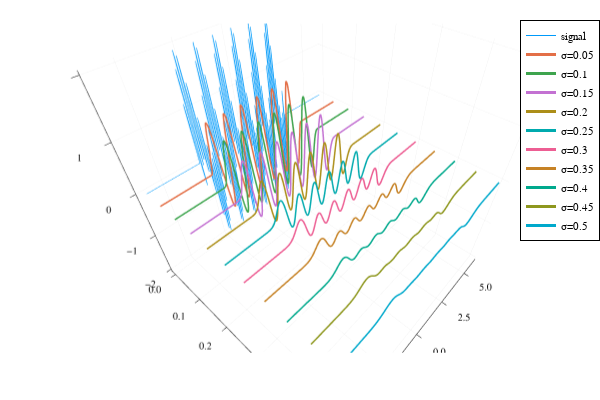

The notebook cell this image was saved under:
### Markdown cell above
From this plot, we can see the new signal $s_1$ is smoother that origin signal as expected.

Now, let's see the effect of $\sigma$ on $(s*r)(x)$ with other value.

Change the value of $\sigma$ from small to big and do the convolution to generate new signal. I plot them in 3D.

### Code cell
plotly()
xs = -6:0.01:6
len = length(xs)
plot(zeros(len),xs,s.(xs),label="signal")

for σ in 0.05:0.05:0.5
    s₁(x) = convolution(s,x->r(x;σ=σ),(-6,6);n=1000)(x)
    σs = σ.*ones(len)
    plot!(σs,xs,s₁.(xs),label="σ=$σ",lw=3)
end

ylabel!("x")
xlabel!("σ")

### Figure 1 — Plotly figure (JSON) as saved in the notebook; plotly's stock layout.template omitted (floating-point values rounded to 4 significant figures; data arrays with more than 128 entries replaced by an {"elided": "..."} marker saying what was removed)
{"data": [{"colorbar": {"title": {"text": ""}}, "legendgroup": "signal", "line": {"color": "rgba(0, 154, 250, 1.000)", "dash": "solid", "shape": "linear", "width": 1}, "mode": "lines", "name": "signal", "scene": "scene", "showlegend": true, "type": "scatter3d", "x": {"elided": "1201 int values"}, "xaxis": "x", "y": {"elided": "1201 float values"}, "yaxis": "y", "z": {"elided": "1201 float values"}, "zaxis": "z", "zmax": null, "zmin": null}, {"colorbar": {"title": {"text": ""}}, "legendgroup": "σ=0.05", "line": {"color": "rgba(227, 111, 71, 1.000)", "dash": "solid", "shape": "linear", "width": 3}, "mode": "lines", "name": "σ=0.05", "scene": "scene", "showlegend": true, "type": "scatter3d", "x": {"elided": "1201 float values"}, "xaxis": "x", "y": {"elided": "1201 float values"}, "yaxis": "y", "z": {"elided": "1201 float values"}, "zaxis": "z", "zmax": null, "zmin": null}, {"colorbar": {"title": {"text": ""}}, "legendgroup": "σ=0.1", "line": {"color": "rgba(62, 164, 78, 1.000)", "dash": "solid", "shape": "linear", "width": 3}, "mode": "lines", "name": "σ=0.1", "scene": "scene", "showlegend": true, "type": "scatter3d", "x": {"elided": "1201 float values"}, "xaxis": "x", "y": {"elided": "1201 float values"}, "yaxis": "y", "z": {"elided": "1201 float values"}, "zaxis": "z", "zmax": null, "zmin": null}, {"colorbar": {"title": {"text": ""}}, "legendgroup": "σ=0.15", "line": {"color": "rgba(195, 113, 210, 1.000)", "dash": "solid", "shape": "linear", "width": 3}, "mode": "lines", "name": "σ=0.15", "scene": "scene", "showlegend": true, "type": "scatter3d", "x": {"elided": "1201 float values"}, "xaxis": "x", "y": {"elided": "1201 float values"}, "yaxis": "y", "z": {"elided": "1201 float values"}, "zaxis": "z", "zmax": null, "zmin": null}, {"colorbar": {"title": {"text": ""}}, "legendgroup": "σ=0.2", "line": {"color": "rgba(172, 142, 24, 1.000)", "dash": "solid", "shape": "linear", "width": 3}, "mode": "lines", "name": "σ=0.2", "scene": "scene", "showlegend": true, "type": "scatter3d", "x": {"elided": "1201 float values"}, "xaxis": "x", "y": {"elided": "1201 float values"}, "yaxis": "y", "z": {"elided": "1201 float values"}, "zaxis": "z", "zmax": null, "zmin": null}, {"colorbar": {"title": {"text": ""}}, "legendgroup": "σ=0.25", "line": {"color": "rgba(0, 170, 174, 1.000)", "dash": "solid", "shape": "linear", "width": 3}, "mode": "lines", "name": "σ=0.25", "scene": "scene", "showlegend": true, "type": "scatter3d", "x": {"elided": "1201 float values"}, "xaxis": "x", "y": {"elided": "1201 float values"}, "yaxis": "y", "z": {"elided": "1201 float values"}, "zaxis": "z", "zmax": null, "zmin": null}, {"colorbar": {"title": {"text": ""}}, "legendgroup": "σ=0.3", "line": {"color": "rgba(237, 94, 147, 1.000)", "dash": "solid", "shape": "linear", "width": 3}, "mode": "lines", "name": "σ=0.3", "scene": "scene", "showlegend": true, "type": "scatter3d", "x": {"elided": "1201 float values"}, "xaxis": "x", "y": {"elided": "1201 float values"}, "yaxis": "y", "z": {"elided": "1201 float values"}, "zaxis": "z", "zmax": null, "zmin": null}, {"colorbar": {"title": {"text": ""}}, "legendgroup": "σ=0.35", "line": {"color": "rgba(198, 130, 37, 1.000)", "dash": "solid", "shape": "linear", "width": 3}, "mode": "lines", "name": "σ=0.35", "scene": "scene", "showlegend": true, "type": "scatter3d", "x": {"elided": "1201 float values"}, "xaxis": "x", "y": {"elided": "1201 float values"}, "yaxis": "y", "z": {"elided": "1201 float values"}, "zaxis": "z", "zmax": null, "zmin": null}, {"colorbar": {"title": {"text": ""}}, "legendgroup": "σ=0.4", "line": {"color": "rgba(0, 169, 141, 1.000)", "dash": "solid", "shape": "linear", "width": 3}, "mode": "lines", "name": "σ=0.4", "scene": "scene", "showlegend": true, "type": "scatter3d", "x": {"elided": "1201 float values"}, "xaxis": "x", "y": {"elided": "1201 float values"}, "yaxis": "y", "z": {"elided": "1201 float values"}, "zaxis": "z", "zmax": null, "zmin": null}, {"colorbar": {"title": {"text": ""}}, "legendgroup": "σ=0.45", "line": {"color": "rgba(142, 151, 30, 1.000)", "dash": "solid", "shape": "linear", "width": 3}, "mode": "lines", "name": "σ=0.45", "scene": "scene", "showlegend": true, "type": "scatter3d", "x": {"elided": "1201 float values"}, "xaxis": "x", "y": {"elided": "1201 float values"}, "yaxis": "y", "z": {"elided": "1201 float values"}, "zaxis": "z", "zmax": null, "zmin": null}, {"colorbar": {"title": {"text": ""}}, "legendgroup": "σ=0.5", "line": {"color": "rgba(0, 169, 204, 1.000)", "dash": "solid", "shape": "linear", "width": 3}, "mode": "lines", "name": "σ=0.5", "scene": "scene", "showlegend": true, "type": "scatter3d", "x": {"elided": "1201 float values"}, "xaxis": "x", "y": {"elided": "1201 float values"}, "yaxis": "y", "z": {"elided": "1201 float values"}, "zaxis": "z", "zmax": null, "zmin": null}], "layout": {"annotations": [], "height": 400, "legend": {"bgcolor": "rgba(255, 255, 255, 1.000)", "bordercolor": "rgba(0, 0, 0, 1)", "borderwidth": 1, "font": {"color": "rgba(0, 0, 0, 1)", "family": "sans-serif", "size": 11}, "title": {"font": {"color": "rgba(0, 0, 0, 1)", "family": "sans-serif", "size": 15}, "text": ""}, "tracegroupgap": 0, "traceorder": "normal", "x": 1, "xanchor": "auto", "y": 1, "yanchor": "auto"}, "margin": {"b": 20, "l": 0, "r": 0, "t": 20}, "paper_bgcolor": "rgba(255, 255, 255, 1.000)", "plot_bgcolor": "rgba(255, 255, 255, 1.000)", "scene": {"aspectmode": "auto", "aspectratio": {"x": 1, "y": 1, "z": 1}, "camera": {"center": {"x": 0, "y": 0, "z": 0}, "eye": {"x": 0.7243, "y": -0.7949, "z": 1.05}, "projection": {"type": "perspective"}, "up": {"x": 0, "y": 0, "z": 1}}, "domain": {"x": [0.09128, 0.9934], "y": [0.07581, 0.9902]}, "xaxis": {"gridcolor": "rgba(0, 0, 0, 0.1)", "gridwidth": 0.5, "linecolor": "rgba(0, 0, 0, 1)", "mirror": false, "range": [-0.015, 0.515], "showgrid": true, "showline": true, "showticklabels": true, "tickangle": 0, "tickcolor": "rgb(0, 0, 0)", "tickfont": {"color": "rgba(0, 0, 0, 1)", "family": "sans-serif", "size": 11}, "tickmode": "array", "ticks": "inside", "ticktext": ["0.0", "0.1", "0.2", "0.3", "0.4", "0.5"], "tickvals": [0, 0.1, 0.2, 0.3, 0.4, 0.5], "title": {"font": {"color": "rgba(0, 0, 0, 1)", "family": "sans-serif", "size": 15}, "text": "σ"}, "type": "linear", "visible": true, "zeroline": false, "zerolinecolor": "rgba(0, 0, 0, 1)"}, "yaxis": {"gridcolor": "rgba(0, 0, 0, 0.1)", "gridwidth": 0.5, "linecolor": "rgba(0, 0, 0, 1)", "mirror": false, "range": [-6.36, 6.36], "showgrid": true, "showline": true, "showticklabels": true, "tickangle": 0, "tickcolor": "rgb(0, 0, 0)", "tickfont": {"color": "rgba(0, 0, 0, 1)", "family": "sans-serif", "size": 11}, "tickmode": "array", "ticks": "inside", "ticktext": ["−5.0", "−2.5", "0.0", "2.5", "5.0"], "tickvals": [-5, -2.5, 0, 2.5, 5], "title": {"font": {"color": "rgba(0, 0, 0, 1)", "family": "sans-serif", "size": 15}, "text": "x"}, "type": "linear", "visible": true, "zeroline": false, "zerolinecolor": "rgba(0, 0, 0, 1)"}, "zaxis": {"gridcolor": "rgba(0, 0, 0, 0.1)", "gridwidth": 0.5, "linecolor": "rgba(0, 0, 0, 1)", "mirror": false, "range": [-2.06, 2.06], "showgrid": true, "showline": true, "showticklabels": true, "tickangle": 0, "tickcolor": "rgb(0, 0, 0)", "tickfont": {"color": "rgba(0, 0, 0, 1)", "family": "sans-serif", "size": 11}, "tickmode": "array", "ticks": "inside", "ticktext": ["−2", "−1", "0", "1", "2"], "tickvals": [-2, -1, 0, 1, 2], "title": {"font": {"color": "rgba(0, 0, 0, 1)", "family": "sans-serif", "size": 15}, "text": ""}, "type": "linear", "visible": true, "zeroline": false, "zerolinecolor": "rgba(0, 0, 0, 1)"}}, "showlegend": true, "width": 600}}
